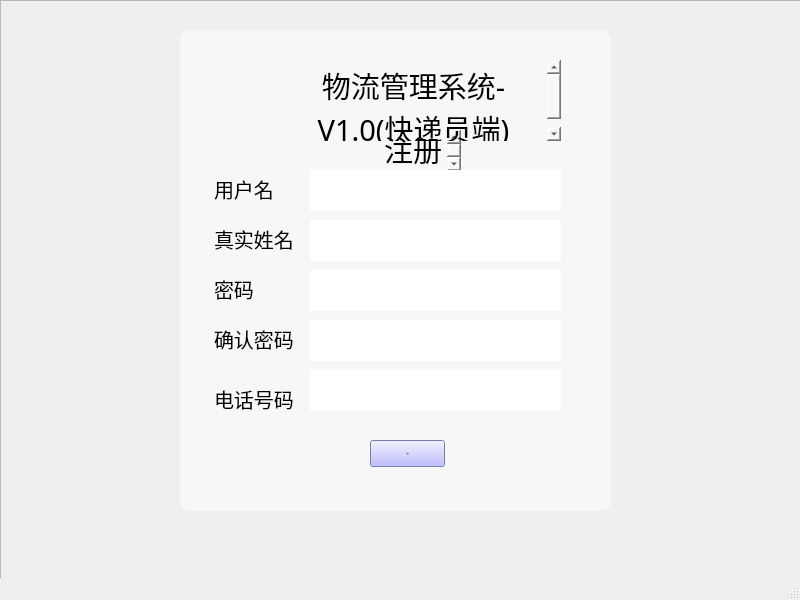
<?xml version="1.0" encoding="UTF-8"?>
<ui version="4.0">
 <class>pkgManRegister</class>
 <widget class="QMainWindow" name="pkgManRegister">
  <property name="geometry">
   <rect>
    <x>0</x>
    <y>0</y>
    <width>800</width>
    <height>600</height>
   </rect>
  </property>
  <property name="windowTitle">
   <string>MainWindow</string>
  </property>
  <property name="styleSheet">
   <string notr="true">#pkgManRegister{
border-image: url(:/img/navi_background.png);}</string>
  </property>
  <widget class="QWidget" name="centralwidget">
   <widget class="QFrame" name="mainFrame">
    <property name="geometry">
     <rect>
      <x>0</x>
      <y>0</y>
      <width>811</width>
      <height>591</height>
     </rect>
    </property>
    <property name="styleSheet">
     <string notr="true"/>
    </property>
    <property name="frameShape">
     <enum>QFrame::StyledPanel</enum>
    </property>
    <property name="frameShadow">
     <enum>QFrame::Raised</enum>
    </property>
    <widget class="QTextBrowser" name="title2">
     <property name="geometry">
      <rect>
       <x>380</x>
       <y>130</y>
       <width>81</width>
       <height>41</height>
      </rect>
     </property>
     <property name="font">
      <font>
       <family>SimHei</family>
       <pointsize>-1</pointsize>
       <weight>50</weight>
       <italic>false</italic>
       <bold>false</bold>
      </font>
     </property>
     <property name="styleSheet">
      <string notr="true">background-color: rgba(255, 255, 255,0);
border-width:0;border-style:outset;
font:29px &quot;SimHei&quot;</string>
     </property>
     <property name="html">
      <string>&lt;!DOCTYPE HTML PUBLIC &quot;-//W3C//DTD HTML 4.0//EN&quot; &quot;http://www.w3.org/TR/REC-html40/strict.dtd&quot;&gt;
&lt;html&gt;&lt;head&gt;&lt;meta name=&quot;qrichtext&quot; content=&quot;1&quot; /&gt;&lt;style type=&quot;text/css&quot;&gt;
p, li { white-space: pre-wrap; }
&lt;/style&gt;&lt;/head&gt;&lt;body style=&quot; font-family:'SimHei'; font-size:29px; font-weight:400; font-style:normal;&quot;&gt;
&lt;p style=&quot; margin-top:0px; margin-bottom:0px; margin-left:0px; margin-right:0px; -qt-block-indent:0; text-indent:0px;&quot;&gt;&lt;span style=&quot; font-family:'黑体'; font-size:29px;&quot;&gt;注册&lt;/span&gt;&lt;/p&gt;&lt;/body&gt;&lt;/html&gt;</string>
     </property>
    </widget>
    <widget class="QTextBrowser" name="title4">
     <property name="geometry">
      <rect>
       <x>210</x>
       <y>270</y>
       <width>81</width>
       <height>41</height>
      </rect>
     </property>
     <property name="font">
      <font>
       <family>SimHei</family>
       <pointsize>-1</pointsize>
       <weight>50</weight>
       <italic>false</italic>
       <bold>false</bold>
      </font>
     </property>
     <property name="styleSheet">
      <string notr="true">background-color: rgba(255, 255, 255,0);
border-width:0;border-style:outset;
font:20px &quot;SimHei&quot;</string>
     </property>
     <property name="html">
      <string>&lt;!DOCTYPE HTML PUBLIC &quot;-//W3C//DTD HTML 4.0//EN&quot; &quot;http://www.w3.org/TR/REC-html40/strict.dtd&quot;&gt;
&lt;html&gt;&lt;head&gt;&lt;meta name=&quot;qrichtext&quot; content=&quot;1&quot; /&gt;&lt;style type=&quot;text/css&quot;&gt;
p, li { white-space: pre-wrap; }
&lt;/style&gt;&lt;/head&gt;&lt;body style=&quot; font-family:'SimHei'; font-size:20px; font-weight:400; font-style:normal;&quot;&gt;
&lt;p style=&quot; margin-top:0px; margin-bottom:0px; margin-left:0px; margin-right:0px; -qt-block-indent:0; text-indent:0px;&quot;&gt;&lt;span style=&quot; font-family:'黑体'; font-size:20px;&quot;&gt;密码&lt;/span&gt;&lt;/p&gt;&lt;/body&gt;&lt;/html&gt;</string>
     </property>
    </widget>
    <widget class="QLineEdit" name="passwordInput">
     <property name="geometry">
      <rect>
       <x>310</x>
       <y>270</y>
       <width>251</width>
       <height>41</height>
      </rect>
     </property>
     <property name="styleSheet">
      <string notr="true">font:20px &quot;SimHei&quot;;border-width:0px;
border-style:outset;</string>
     </property>
     <property name="text">
      <string/>
     </property>
    </widget>
    <widget class="QPushButton" name="Register">
     <property name="geometry">
      <rect>
       <x>370</x>
       <y>440</y>
       <width>75</width>
       <height>27</height>
      </rect>
     </property>
     <property name="font">
      <font>
       <family>SimHei</family>
       <pointsize>-1</pointsize>
       <weight>50</weight>
       <italic>false</italic>
       <bold>false</bold>
      </font>
     </property>
     <property name="styleSheet">
      <string notr="true">background-color: rgb(170, 170, 255);border-width:0px;
font:20px &quot;SimHei&quot;</string>
     </property>
     <property name="text">
      <string>注册</string>
     </property>
    </widget>
    <widget class="QTextBrowser" name="title3">
     <property name="geometry">
      <rect>
       <x>210</x>
       <y>170</y>
       <width>81</width>
       <height>41</height>
      </rect>
     </property>
     <property name="font">
      <font>
       <family>SimHei</family>
       <pointsize>-1</pointsize>
       <weight>50</weight>
       <italic>false</italic>
       <bold>false</bold>
      </font>
     </property>
     <property name="styleSheet">
      <string notr="true">background-color: rgba(255, 255, 255,0);
border-width:0;border-style:outset;
font:20px &quot;SimHei&quot;</string>
     </property>
     <property name="html">
      <string>&lt;!DOCTYPE HTML PUBLIC &quot;-//W3C//DTD HTML 4.0//EN&quot; &quot;http://www.w3.org/TR/REC-html40/strict.dtd&quot;&gt;
&lt;html&gt;&lt;head&gt;&lt;meta name=&quot;qrichtext&quot; content=&quot;1&quot; /&gt;&lt;style type=&quot;text/css&quot;&gt;
p, li { white-space: pre-wrap; }
&lt;/style&gt;&lt;/head&gt;&lt;body style=&quot; font-family:'SimHei'; font-size:20px; font-weight:400; font-style:normal;&quot;&gt;
&lt;p style=&quot; margin-top:0px; margin-bottom:0px; margin-left:0px; margin-right:0px; -qt-block-indent:0; text-indent:0px;&quot;&gt;&lt;span style=&quot; font-family:'黑体'; font-size:20px;&quot;&gt;用户名&lt;/span&gt;&lt;/p&gt;&lt;/body&gt;&lt;/html&gt;</string>
     </property>
    </widget>
    <widget class="QTextBrowser" name="textBrowser">
     <property name="geometry">
      <rect>
       <x>180</x>
       <y>30</y>
       <width>431</width>
       <height>481</height>
      </rect>
     </property>
     <property name="styleSheet">
      <string notr="true">border-width:0px;
border-style:outset;
border-radius:10px;
background-color:rgba(255,255,255,0.5);</string>
     </property>
    </widget>
    <widget class="QLineEdit" name="username">
     <property name="geometry">
      <rect>
       <x>310</x>
       <y>170</y>
       <width>251</width>
       <height>41</height>
      </rect>
     </property>
     <property name="styleSheet">
      <string notr="true">font:20px &quot;SimHei&quot;;border-width:0px;
border-style:outset;</string>
     </property>
     <property name="text">
      <string/>
     </property>
    </widget>
    <widget class="QLineEdit" name="name">
     <property name="geometry">
      <rect>
       <x>310</x>
       <y>220</y>
       <width>251</width>
       <height>41</height>
      </rect>
     </property>
     <property name="styleSheet">
      <string notr="true">font:20px &quot;SimHei&quot;;border-width:0px;
border-style:outset;</string>
     </property>
     <property name="text">
      <string/>
     </property>
    </widget>
    <widget class="QTextBrowser" name="title4_2">
     <property name="geometry">
      <rect>
       <x>210</x>
       <y>220</y>
       <width>121</width>
       <height>41</height>
      </rect>
     </property>
     <property name="font">
      <font>
       <family>SimHei</family>
       <pointsize>-1</pointsize>
       <weight>50</weight>
       <italic>false</italic>
       <bold>false</bold>
      </font>
     </property>
     <property name="styleSheet">
      <string notr="true">background-color: rgba(255, 255, 255,0);
border-width:0;border-style:outset;
font:20px &quot;SimHei&quot;</string>
     </property>
     <property name="html">
      <string>&lt;!DOCTYPE HTML PUBLIC &quot;-//W3C//DTD HTML 4.0//EN&quot; &quot;http://www.w3.org/TR/REC-html40/strict.dtd&quot;&gt;
&lt;html&gt;&lt;head&gt;&lt;meta name=&quot;qrichtext&quot; content=&quot;1&quot; /&gt;&lt;style type=&quot;text/css&quot;&gt;
p, li { white-space: pre-wrap; }
&lt;/style&gt;&lt;/head&gt;&lt;body style=&quot; font-family:'SimHei'; font-size:20px; font-weight:400; font-style:normal;&quot;&gt;
&lt;p style=&quot; margin-top:0px; margin-bottom:0px; margin-left:0px; margin-right:0px; -qt-block-indent:0; text-indent:0px;&quot;&gt;&lt;span style=&quot; font-family:'黑体'; font-size:20px;&quot;&gt;真实姓名&lt;/span&gt;&lt;/p&gt;&lt;/body&gt;&lt;/html&gt;</string>
     </property>
    </widget>
    <widget class="QTextBrowser" name="title4_3">
     <property name="geometry">
      <rect>
       <x>210</x>
       <y>380</y>
       <width>121</width>
       <height>41</height>
      </rect>
     </property>
     <property name="font">
      <font>
       <family>SimHei</family>
       <pointsize>-1</pointsize>
       <weight>50</weight>
       <italic>false</italic>
       <bold>false</bold>
      </font>
     </property>
     <property name="styleSheet">
      <string notr="true">background-color: rgba(255, 255, 255,0);
border-width:0;border-style:outset;
font:20px &quot;SimHei&quot;</string>
     </property>
     <property name="html">
      <string>&lt;!DOCTYPE HTML PUBLIC &quot;-//W3C//DTD HTML 4.0//EN&quot; &quot;http://www.w3.org/TR/REC-html40/strict.dtd&quot;&gt;
&lt;html&gt;&lt;head&gt;&lt;meta name=&quot;qrichtext&quot; content=&quot;1&quot; /&gt;&lt;style type=&quot;text/css&quot;&gt;
p, li { white-space: pre-wrap; }
&lt;/style&gt;&lt;/head&gt;&lt;body style=&quot; font-family:'SimHei'; font-size:20px; font-weight:400; font-style:normal;&quot;&gt;
&lt;p style=&quot; margin-top:0px; margin-bottom:0px; margin-left:0px; margin-right:0px; -qt-block-indent:0; text-indent:0px;&quot;&gt;&lt;span style=&quot; font-family:'黑体'; font-size:20px;&quot;&gt;电话号码&lt;/span&gt;&lt;/p&gt;&lt;/body&gt;&lt;/html&gt;</string>
     </property>
    </widget>
    <widget class="QLineEdit" name="phoneNumber">
     <property name="geometry">
      <rect>
       <x>310</x>
       <y>370</y>
       <width>251</width>
       <height>41</height>
      </rect>
     </property>
     <property name="styleSheet">
      <string notr="true">font:20px &quot;SimHei&quot;;border-width:0px;
border-style:outset;</string>
     </property>
     <property name="text">
      <string/>
     </property>
    </widget>
    <widget class="QLineEdit" name="passwordConfirm">
     <property name="geometry">
      <rect>
       <x>310</x>
       <y>320</y>
       <width>251</width>
       <height>41</height>
      </rect>
     </property>
     <property name="styleSheet">
      <string notr="true">font:20px &quot;SimHei&quot;;border-width:0px;
border-style:outset;</string>
     </property>
     <property name="text">
      <string/>
     </property>
    </widget>
    <widget class="QTextBrowser" name="title4_4">
     <property name="geometry">
      <rect>
       <x>210</x>
       <y>320</y>
       <width>121</width>
       <height>41</height>
      </rect>
     </property>
     <property name="font">
      <font>
       <family>SimHei</family>
       <pointsize>-1</pointsize>
       <weight>50</weight>
       <italic>false</italic>
       <bold>false</bold>
      </font>
     </property>
     <property name="styleSheet">
      <string notr="true">background-color: rgba(255, 255, 255,0);
border-width:0;border-style:outset;
font:20px &quot;SimHei&quot;</string>
     </property>
     <property name="html">
      <string>&lt;!DOCTYPE HTML PUBLIC &quot;-//W3C//DTD HTML 4.0//EN&quot; &quot;http://www.w3.org/TR/REC-html40/strict.dtd&quot;&gt;
&lt;html&gt;&lt;head&gt;&lt;meta name=&quot;qrichtext&quot; content=&quot;1&quot; /&gt;&lt;style type=&quot;text/css&quot;&gt;
p, li { white-space: pre-wrap; }
&lt;/style&gt;&lt;/head&gt;&lt;body style=&quot; font-family:'SimHei'; font-size:20px; font-weight:400; font-style:normal;&quot;&gt;
&lt;p style=&quot; margin-top:0px; margin-bottom:0px; margin-left:0px; margin-right:0px; -qt-block-indent:0; text-indent:0px;&quot;&gt;&lt;span style=&quot; font-family:'黑体'; font-size:20px;&quot;&gt;确认密码&lt;/span&gt;&lt;/p&gt;&lt;/body&gt;&lt;/html&gt;</string>
     </property>
    </widget>
    <widget class="QTextBrowser" name="title">
     <property name="geometry">
      <rect>
       <x>280</x>
       <y>60</y>
       <width>281</width>
       <height>81</height>
      </rect>
     </property>
     <property name="font">
      <font>
       <family>SimHei</family>
       <pointsize>-1</pointsize>
       <weight>50</weight>
       <italic>false</italic>
       <bold>false</bold>
      </font>
     </property>
     <property name="styleSheet">
      <string notr="true">background-color: rgba(255, 255, 255,0);
border-width:0;border-style:outset;
font:29px &quot;SimHei&quot;;</string>
     </property>
     <property name="html">
      <string>&lt;!DOCTYPE HTML PUBLIC &quot;-//W3C//DTD HTML 4.0//EN&quot; &quot;http://www.w3.org/TR/REC-html40/strict.dtd&quot;&gt;
&lt;html&gt;&lt;head&gt;&lt;meta name=&quot;qrichtext&quot; content=&quot;1&quot; /&gt;&lt;style type=&quot;text/css&quot;&gt;
p, li { white-space: pre-wrap; }
&lt;/style&gt;&lt;/head&gt;&lt;body style=&quot; font-family:'SimHei'; font-size:29px; font-weight:400; font-style:normal;&quot;&gt;
&lt;p align=&quot;center&quot; style=&quot; margin-top:0px; margin-bottom:0px; margin-left:0px; margin-right:0px; -qt-block-indent:0; text-indent:0px;&quot;&gt;&lt;span style=&quot; font-family:'黑体'; font-size:29px;&quot;&gt;物流管理系统-V1.0(快递员端)&lt;/span&gt;&lt;/p&gt;&lt;/body&gt;&lt;/html&gt;</string>
     </property>
    </widget>
    <zorder>textBrowser</zorder>
    <zorder>title2</zorder>
    <zorder>title4</zorder>
    <zorder>passwordInput</zorder>
    <zorder>Register</zorder>
    <zorder>title3</zorder>
    <zorder>username</zorder>
    <zorder>name</zorder>
    <zorder>title4_2</zorder>
    <zorder>title4_3</zorder>
    <zorder>phoneNumber</zorder>
    <zorder>passwordConfirm</zorder>
    <zorder>title4_4</zorder>
    <zorder>title</zorder>
   </widget>
  </widget>
  <widget class="QMenuBar" name="menubar">
   <property name="geometry">
    <rect>
     <x>0</x>
     <y>0</y>
     <width>800</width>
     <height>22</height>
    </rect>
   </property>
  </widget>
  <widget class="QStatusBar" name="statusbar"/>
 </widget>
 <resources/>
 <connections/>
</ui>
